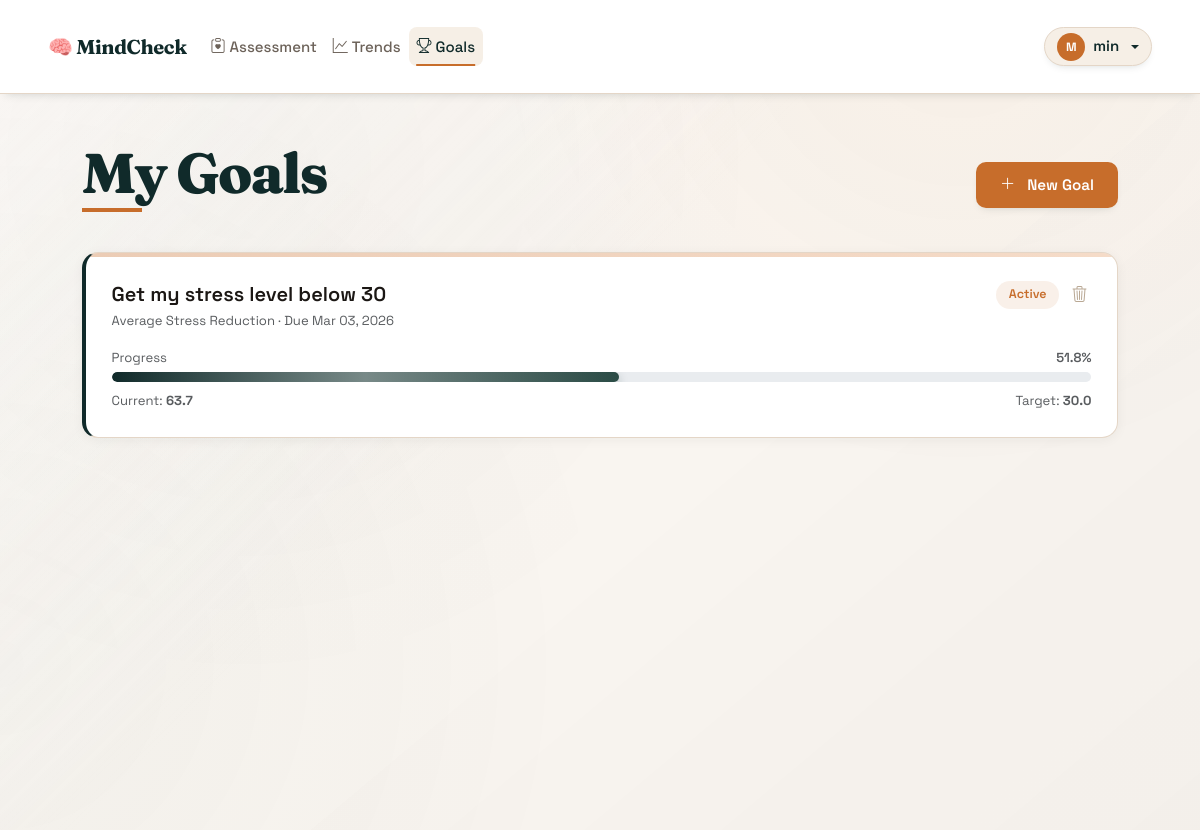
Before: /goals (signed in) with the older database file.
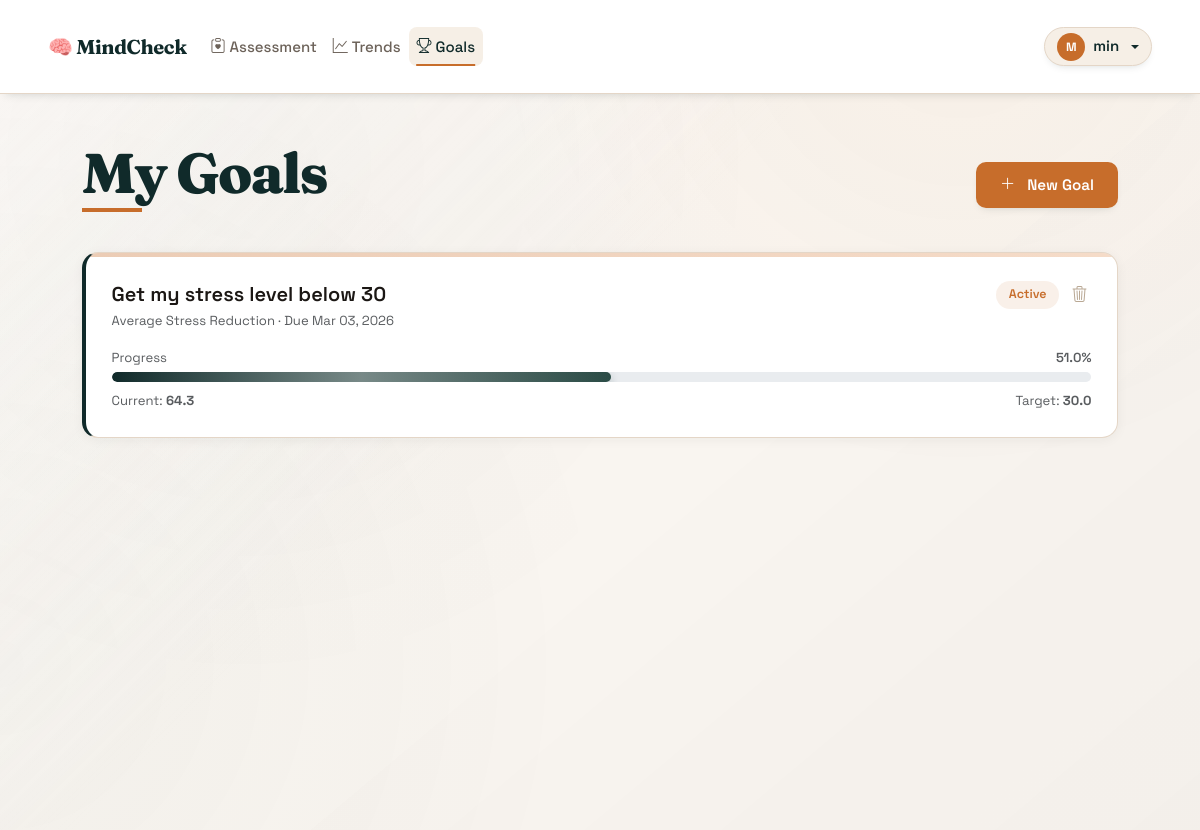
After: the same page with the newer database file.
### database.py (models this page shows, shortened)
class Goal(db.Model):
    __tablename__ = 'goals'
    id = db.Column(db.Integer, primary_key=True)
    user_id = db.Column(db.Integer, db.ForeignKey('users.id'), nullable=False)
    goal_type = db.Column(db.String(50), nullable=False)  # 'avg_stress', 'peak_stress', 'streak_days'
    description = db.Column(db.String(255))
    target_value = db.Column(db.Float, nullable=False)
    current_value = db.Column(db.Float, default=0.0)
    deadline = db.Column(db.Date, nullable=True)
    created_at = db.Column(db.DateTime, default=datetime.utcnow)
    completed_at = db.Column(db.DateTime, nullable=True)
    status = db.Column(db.String(20), default='active')
    def calculate_progress(self):
        if self.goal_type in ['avg_stress', 'peak_stress']:
            if self.current_value <= self.target_value:
                return 100.0
            max_stress = 100.0  # Assuming stress is 0-100
            progress = max(0, (max_stress - self.current_value) / (max_stress - self.target_value) * 100)
            return min(100.0, progress)
        elif self.goal_type == 'streak_days':
            progress = (self.current_value / self.target_value) * 100
            return min(100.0, progress)
        return 0.0

### app.py (the view)
@app.route('/goals')
@login_required
def goals():
    user_goals = Goal.query.filter_by(user_id=current_user.id).order_by(Goal.created_at.desc()).all()
    return render_template('goals.html', goals=user_goals, user=current_user)

### app.py (called while the page is built)
@login_manager.user_loader
def load_user(user_id):
    return User.query.get(int(user_id))

### templates/goals.html (shortened to what this page needs)
{% extends "base.html" %}
{% block content %}
<div class="container py-5">
    <div class="page-header mb-4">
        <h1>My Goals</h1>
        <button class="btn btn-wizard-primary" data-bs-toggle="modal" data-bs-target="#createGoalModal">
            <i class="bi bi-plus-lg me-1"></i>New Goal
        </button>
    </div>
    {% if goals %}
    <div style="display:grid; gap:1.5rem;">
        {% for goal in goals %}
        <div class="result-card" style="border-left: 4px solid
            {% if goal.status == 'completed' %}var(--success-color)
            {% elif goal.status == 'expired' %}#636e72
            {% else %}var(--primary-color){% endif %};">
            <div class="d-flex justify-content-between align-items-start mb-3">
                <div>
                    <div class="fw-600 fs-5">{{ goal.description or 'Goal #' ~ goal.id }}</div>
                    <div class="text-muted small">
                        {% if goal.goal_type == 'avg_stress' %}Average Stress Reduction
                        {% elif goal.goal_type == 'peak_stress' %}Peak Stress Reduction
                        {% elif goal.goal_type == 'streak_days' %}Consistent Days
                        {% endif %}
                        {% if goal.deadline %} · Due {{ goal.deadline.strftime('%b %d, %Y') }}{% endif %}
                    </div>
                </div>
                <div class="d-flex gap-2 align-items-center">
                    {% if goal.status == 'completed' %}
                    <span class="badge-pill bg-success-soft text-success">✓ Completed</span>
                    {% elif goal.status == 'expired' %}
                    <span class="badge-pill bg-muted-soft text-muted">Expired</span>
                    {% else %}
                    <span class="badge-pill bg-primary-soft text-primary-dark">Active</span>
                    {% endif %}
                    <form method="POST" action="{{ url_for('delete_goal', goal_id=goal.id) }}"
                        onsubmit="return confirm('Delete this goal?');" class="mb-0">
                        <button type="submit" class="btn-icon-del" title="Delete goal">
                            <i class="bi bi-trash3"></i>
                        </button>
                    </form>
                </div>
            </div>
            <div class="d-flex justify-content-between small text-muted mb-1">
                <span>Progress</span>
                <span class="fw-600">{{ goal.calculate_progress()|round(1) }}%</span>
            </div>
            <div class="progress" style="height:10px; border-radius:99px;">
                <div class="progress-bar bg-accent"
                    style="width: {{ goal.calculate_progress() }}%; transition: width .8s ease;"></div>
            </div>
            <div class="d-flex justify-content-between small text-muted mt-2">
                <span>Current: <strong>{{ goal.current_value|round(1) }}</strong></span>
                <span>Target: <strong>{{ goal.target_value|round(1) }}</strong></span>
            </div>
        </div>
        {% endfor %}
    </div>
    {% endif %}
</div>
{% endblock %}

Changed rows visible on the page:
changed Goal "Get my stress level below 30": calculate_progress "51.8" → "51.0"; current_value "63.7" → "64.3"
